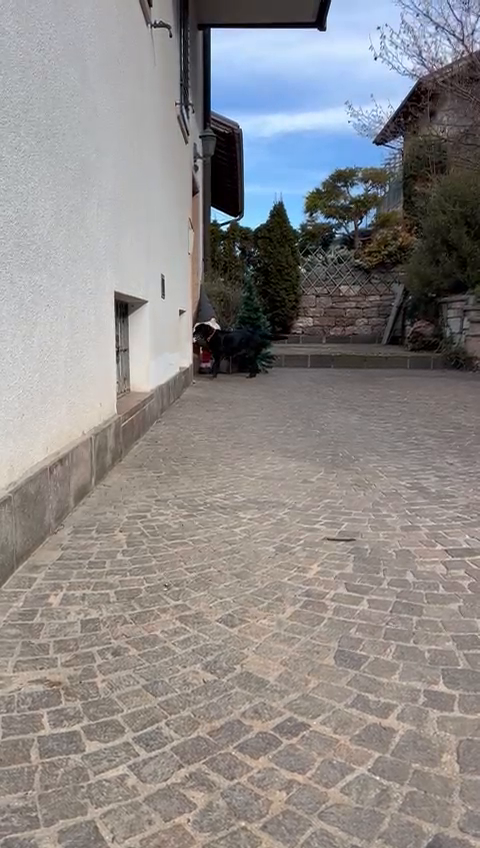
#> input picture frame 23 of Video/Cane.MP4, 480 x 848 px, given in place of Car2.mp4, which was not available
$ python motion.estimation.py
#> lines starting #> are read from the running program, lines starting #| are printed output that depends on the picture; after the words box and inside, x2 and y2 are one past the last pixel; in counts of white or black regions, pixels touching at a corner belong together; pictures that were not available may be replaced by others from this repository, and a replacement may not be noted
#> in test_indirect_compute_global_motion, old_frame is the input picture: shape (848, 480, 3); mean B, G, R 136.3, 137.1, 140.8
import cv2
import numpy as np
import os
from ObjectTracker import ObjectTracker, draw_mask

# GLOBAL MOTION PART
# Combina più immagini in un'unica immagine come un collage.
def stack_images(scale, img_array, rows, cols):

    min_cells = rows * cols

    total_images = len(img_array)
    if total_images > min_cells:
        rows = -(-total_images // cols)

    img_h, img_w, _ = img_array[0].shape
    blank_image = np.ones((img_h, img_w, 3), dtype=np.uint8) * 255

    total_cells = rows * cols
    if total_images < total_cells:
        img_array += [blank_image] * (total_cells - total_images)

    img_h = int(img_h * scale)
    img_w = int(img_w * scale)
    resized_images = [cv2.resize(img, (img_w, img_h)) for img in img_array]

    grid = []
    for r in range(rows):
        row_images = resized_images[r * cols:(r + 1) * cols]
        grid.append(np.hstack(row_images))

    return np.vstack(grid)

def indirect_compute_motion_global(frame1, frame2, output_folder=None, maxPoints=200, maxIteration=5):
    """
    Parameters:
        frame1: first frame
        frame2: second frame
        output_folder: folder for debug images
        maxPoints: number of point on which is computed the global motion
        maxIteration: number of itration to remove the outliers points
    Returns:
        numpy.ndarray: The final homography matrix describe the global motion.
    """
#> called with output_folder = 'Demo/MotionEstimation/Car2/IndirectGM', maxPoints = 300, maxIteration = 5

    print('INDIRECT GLOBAL MOTION COMPUTATION')

    # Convert the frames in grey scale
    frame1_gray = cv2.cvtColor(frame1, cv2.COLOR_BGR2GRAY)
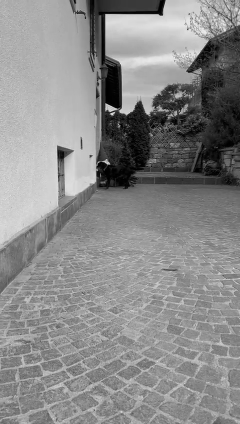
#> frame1_gray: shape (848, 480) (shown at 1/2 size); min 0, max 249, mean 138.2
    frame2_gray = cv2.cvtColor(frame2, cv2.COLOR_BGR2GRAY)

    # Parameters for Lucas-Kanade Optical Flow
    lk_params = dict(winSize=(15, 15), maxLevel=2,
                criteria=(cv2.TERM_CRITERIA_EPS | cv2.TERM_CRITERIA_COUNT, 10, 0.03))


    discarded_mask = np.ones((frame1.shape[0], frame1.shape[1]), dtype=np.uint8) * 255  # Mask to track discarded points, initially, no points are discarded
    missing_points = maxPoints                                        # Number of missing poitn to reach 200 good point on wich compute Global Motion
    valid_old_points = np.empty((0, 2), dtype=np.float32)       # Array to accumulate valid points across iterations
    valid_new_points = np.empty((0, 2), dtype=np.float32)

    if output_folder is not None:
        frame1_valid_points = []

    # Iteration loop to refine the points and keep the total number constant
    for iteration in range(maxIteration):
        if missing_points == 0:
            print(f" - Iteration {iteration}: No missing points, skip this iteration.")
            continue

        # Detect points of interest (Shi-Tomasi Corner Detection)
        points = cv2.goodFeaturesToTrack(frame1_gray, maxCorners=missing_points, mask=discarded_mask, qualityLevel=0.1, minDistance=5, blockSize=5)
        if points is None:
            print(f" - Iteration {iteration}: No points detected, skip this iteration.")
            continue

        # Calculate optical flow with Lucas-Kanade
        new_points, status, error = cv2.calcOpticalFlowPyrLK(frame1_gray, frame2_gray, points, None, **lk_params)

        # Select valid points
        good_new = new_points[status == 1]
        good_old = points[status == 1]

        # Remove outliers good points
        displacements = good_new - good_old                                 # Calculate displacement (motion vector)
        moduli = np.linalg.norm(displacements, axis=1)                      # Calculate the magnitude (modulo)
        directions = np.arctan2(displacements[:, 1], displacements[:, 0])   # Calculate the direction in radians

        median_magnitude = np.median(moduli)                                 # Calculate medians
        median_direction = np.median(directions)

        # Define thresholds for outliers (based on the median and some factor)
        magnitude_threshold = median_magnitude * 4  # Points with magnitude greater than 2 times the median are outliers
        direction_threshold = np.pi / 2             # Points whose direction deviates by more than 45 degrees are outliers

        # Filter out points that are outliers in terms of magnitude or direction
        filtered_old_points = []
        filtered_new_points = []

        for i in range(len(moduli)):
            if abs(moduli[i] - median_magnitude) <= magnitude_threshold and abs(directions[i] - median_direction) <= direction_threshold:
                filtered_old_points.append(good_old[i])
                filtered_new_points.append(good_new[i])
            else:   # Mark the discarded points in the mask, in this way the next iteration will not pick the same points
                x, y = good_old[i].astype(int)      # get coordinates of the discarted poitn
                discarded_mask[y, x] = 0            # update the mask

        filtered_old_points = np.array(filtered_old_points)     # Convert lists to numpy arrays
        filtered_new_points = np.array(filtered_new_points)

        if output_folder is not None:
            frame1_valid_points_t = frame1.copy()

            for point in valid_old_points:
                x, y = point.ravel()
                cv2.circle(frame1_valid_points_t, (int(x), int(y)), 5, (255, 0, 0), -1) #blue

            for point in filtered_old_points:
                x, y = point.ravel()
                cv2.circle(frame1_valid_points_t, (int(x), int(y)), 5, (0, 255, 0), -1) #green

            discarded_indices = np.argwhere(discarded_mask == 0)
            for idx in discarded_indices:
                y, x = idx
                cv2.circle(frame1_valid_points_t, (int(x), int(y)), 5, (0, 0, 255), -1) #reed
            frame1_valid_points.append(frame1_valid_points_t)


        # Merge the valid points from the previous iteration with the filtered points of the current iteration
        valid_old_points = np.vstack((valid_old_points, filtered_old_points)) if valid_old_points.size else filtered_old_points
        valid_new_points = np.vstack((valid_new_points, filtered_new_points)) if valid_new_points.size else filtered_new_points

        missing_points = maxPoints - valid_old_points.shape[0]

        print(f" - Iteration {iteration}, start points: {points.shape[0]}, good points: {good_old.shape[0]}, filtered points: {filtered_old_points.shape[0]}, missing points: {missing_points}, valid points:{valid_old_points.shape[0]}")
#> this loop made 5 passes
#> (median_magnitude, median_direction, magnitude_threshold) on pass 1: (0.702, 1.92, 2.81)
#> discarded_mask: shape (848, 480); every value is 255
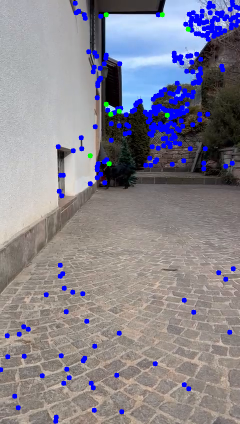
#> frame1_valid_points_t: shape (848, 480, 3) (shown at 1/2 size); mean B, G, R 142.4, 131.5, 135
#> after the loop, frame1_valid_points = 2 items


    # Calculate the homography between the first and second frames
    if len(valid_old_points) >= 4:  # It need at least 4 points to compute homography
        H, _ = cv2.findHomography(valid_old_points, valid_new_points, cv2.RANSAC, 5.0)
#> H = [[0.999, -0.00101, 0.211], [0.000472, 0.999, 0.595], [2.7e-07, -1.56e-06, 1]]
    else:
        raise ValueError("\tError: Unsufficient good points to compute Global Motion")

    if output_folder is not None:
        os.makedirs(output_folder, exist_ok=True)

        # Draw points of interest on the frames for visualization
        frame1_points = frame1.copy()
        for point in valid_old_points:
            x, y = point.ravel()
            cv2.circle(frame1_points, (int(x), int(y)), 5, (255, 0, 0), -1)
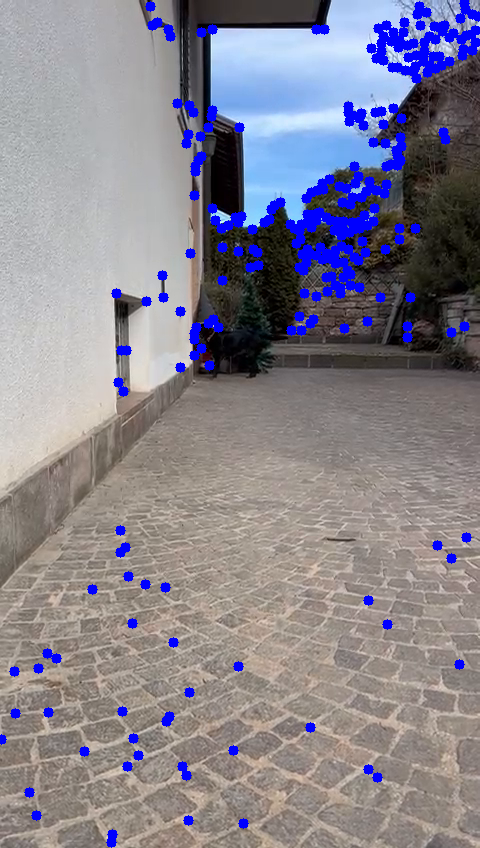
#> frame1_points: shape (848, 480, 3); 5.08% of pixels changed, all inside (x1, y1, x2, y2) = (0, 0, 480, 848)
        frame2_points = frame2.copy()
        for point in valid_new_points:
            x, y = point.ravel()
            cv2.circle(frame2_points, (int(x), int(y)), 5, (0, 255, 0), -1)
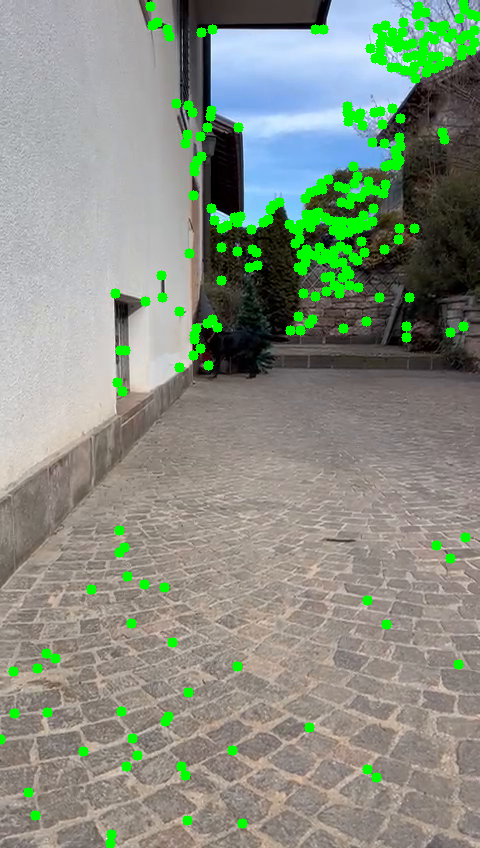
#> frame2_points: shape (848, 480, 3); mean B, G, R 129.4, 143.7, 134.8

        # Create images to visualize global motion
        global_motion = np.ones_like(frame1) * 255          # White background
        white_frame1_point = np.ones_like(frame1) * 255      # White background
        white_frame2_point = np.ones_like(frame2) * 255      # White background

        for (new, old) in zip(valid_new_points, valid_old_points):          # Draw dots and arrows representing global motion
            x_new, y_new = new.ravel()
            x_old, y_old = old.ravel()
            cv2.circle(white_frame1_point, (int(x_old), int(y_old)), 5, (255, 0, 0), -1)
            cv2.circle(global_motion, (int(x_old), int(y_old)), 5, (255, 0, 0), -1)
            cv2.circle(white_frame2_point, (int(x_new), int(y_new)), 5, (0, 255, 0), -1)
            cv2.circle(global_motion, (int(x_new), int(y_new)), 5, (0, 255, 0), -1)
            cv2.arrowedLine(global_motion, (int(x_old), int(y_old)), (int(x_new), int(y_new)), (0, 0, 255), 2)

        aligned_frame2 = cv2.warpPerspective(frame2, H, (frame1.shape[1], frame1.shape[0]))


        # Combina le immagini in collages
        frames_points_collage = stack_images(0.25,
            [frame1, frame1_points, white_frame1_point, frame2, frame2_points, white_frame2_point],
            2,3 )
#> in stack_images, `total_images = len(img_array)`: total_images = 6
#> in stack_images, `img_h = int(img_h * scale)`: img_h = 212
#> in stack_images, `img_w = int(img_w * scale)`: img_w = 120
#> in stack_images, `resized_images = [cv2.resize(img, (img_w, img_h)) for img in img_array]`: resized_images = 6 items
#> after the loop in stack_images, `for r in range(rows):`: grid = 2 items
#> in stack_images, `return np.vstack(grid)`:
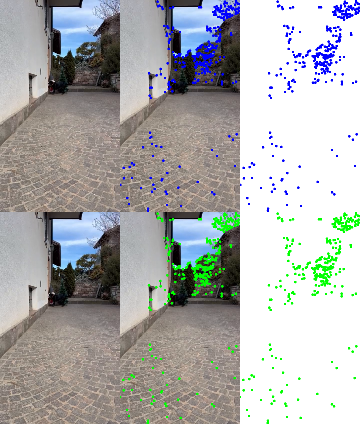
#> returned value: shape (424, 360, 3); mean of channels 0, 1, 2 173.7, 174.4, 172.7; drawn as B, G, R
        frames1_valid_points_collage = stack_images(0.25, frame1_valid_points, 1, 3)
#> call 2 of stack_images, with scale = 0.25, rows = 1, cols = 3
#> in stack_images (call 2), `total_images = len(img_array)`: total_images = 2
#> in stack_images (call 2), `img_array += [blank_image] * (total_cells - total_images)`: img_array = 3 items
#> in stack_images (call 2), `img_h = int(img_h * scale)`: img_h = 212
#> in stack_images (call 2), `img_w = int(img_w * scale)`: img_w = 120
#> in stack_images (call 2), `resized_images = [cv2.resize(img, (img_w, img_h)) for img in img_array]`: resized_images = 3 items
#> after the loop in stack_images (call 2), `for r in range(rows):`: grid = 1 item
#> in stack_images (call 2), `return np.vstack(grid)`:
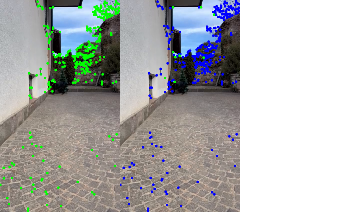
#> returned value: shape (212, 360, 3); mean of channels 0, 1, 2 175.9, 177, 175.2; drawn as B, G, R
        global_motion_collage = stack_images(0.5,
            [white_frame1_point, white_frame2_point, global_motion,], 2, 2
        )
#> call 3 of stack_images, with scale = 0.5, rows = 2, cols = 2
#> in stack_images (call 3), `total_images = len(img_array)`: total_images = 3
#> in stack_images (call 3), `img_array += [blank_image] * (total_cells - total_images)`: img_array = 4 items
#> in stack_images (call 3), `img_h = int(img_h * scale)`: img_h = 424
#> in stack_images (call 3), `img_w = int(img_w * scale)`: img_w = 240
#> in stack_images (call 3), `resized_images = [cv2.resize(img, (img_w, img_h)) for img in img_array]`: resized_images = 4 items
#> after the loop in stack_images (call 3), `for r in range(rows):`: grid = 2 items
#> in stack_images (call 3), `return np.vstack(grid)`:
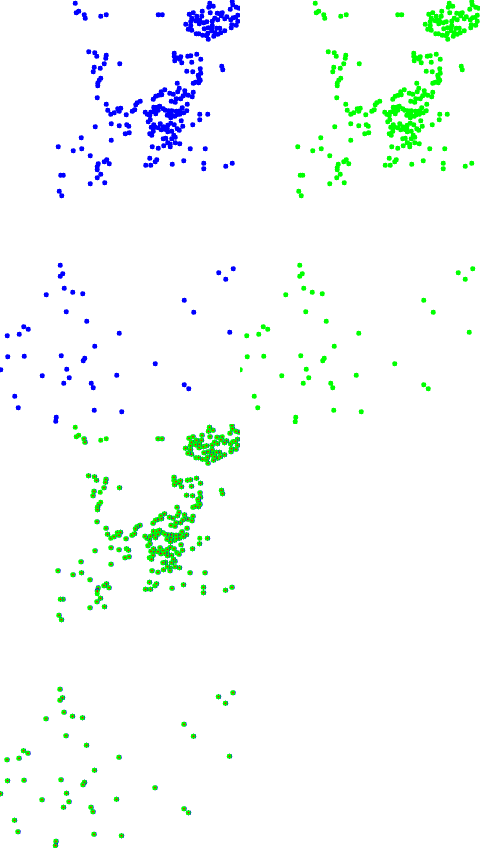
#> returned value: shape (848, 480, 3); mean of channels 0, 1, 2 248.6, 251, 245.3; drawn as B, G, R

        # Salva il collage come immagine in un file
        aligned_frame2_path = os.path.join(output_folder, "aligned_frame2.png")
        frames_points_collage_path = os.path.join(output_folder, "frames-points.png")
        frames1_valid_points_collage_path = os.path.join(output_folder, "iteration_frame1-points.png")
        global_motion_collage_path = os.path.join(output_folder, "global-motion.png")
        cv2.imwrite(aligned_frame2_path, aligned_frame2)
        cv2.imwrite(frames_points_collage_path, frames_points_collage)
        cv2.imwrite(frames1_valid_points_collage_path, frames1_valid_points_collage)
        cv2.imwrite(global_motion_collage_path, global_motion_collage)

    return H
def test_indirect_compute_global_motion():
    # Carica il video
    cap = cv2.VideoCapture('Demo/Video/Car2.mp4')
    output_folder = 'Demo/MotionEstimation/Car2/IndirectGM'
    os.makedirs(output_folder, exist_ok=True)

    # Leggi il primo frame
    ret, old_frame = cap.read()
    if not ret:
        print("Errore nel caricamento del video")
        exit()

    # Leggi il secondo frame
    ret, frame = cap.read()
    if not ret:
        print("Errore nel caricamento del secondo frame")
        cap.release()
        exit()

    H = indirect_compute_motion_global(old_frame, frame, output_folder=output_folder, maxPoints=300 )
    print("Final Homography Matrix:")
    print(H)
#| [[ 9.99193040e-01 -1.00799922e-03  2.10868599e-01]
#|  [ 4.72004342e-04  9.99027491e-01  5.94607396e-01]
#|  [ 2.69815332e-07 -1.56255004e-06  1.00000000e+00]]

    cap.release()
    cv2.destroyAllWindows()


# SPARSE OPTICAL FLOW PART
# Performs object detection of the target class on an image, Returns the boxes founded.
# [173 lines left out: functions process_image, mask_motion_estimation, test_mask_motion_estimation, test_sparse_motion_estimantion_video, not called in this run]


if __name__ == "__main__":
    test_indirect_compute_global_motion()

$ run again, starting later in the video
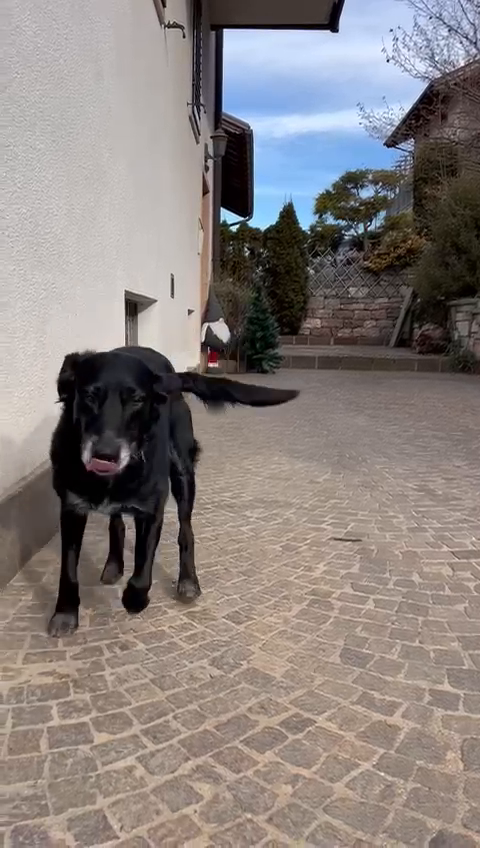
#> input picture frame 104 of Video/Cane.MP4, 480 x 848 px, given in place of Car2.mp4, which was not available
#> in test_indirect_compute_global_motion, old_frame is the input picture: shape (848, 480, 3); mean B, G, R 125.9, 128.8, 137
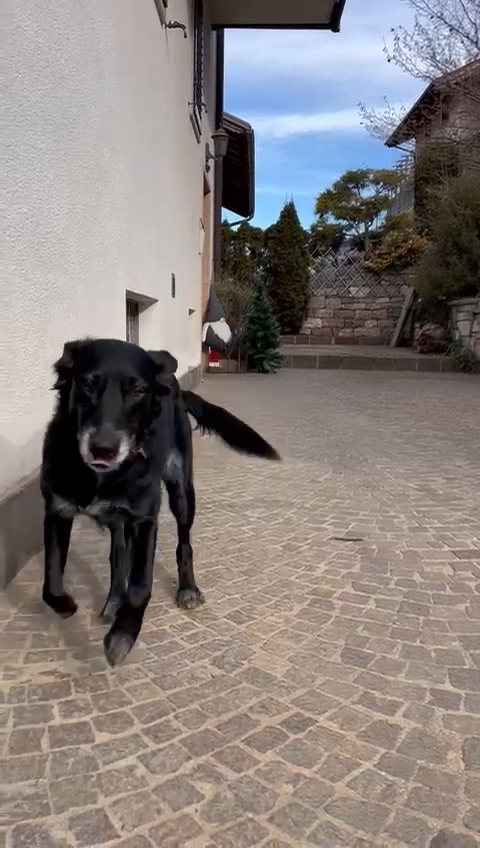
#> input picture frame 105 of Video/Cane.MP4, 480 x 848 px, given in place of Car2.mp4, which was not available
#> in test_indirect_compute_global_motion, frame is the input picture: shape (848, 480, 3); mean B, G, R 124.7, 127.5, 135.5
#> the loop in indirect_compute_motion_global, `for iteration in range(maxIteration):` made 5 passes
#> (median_magnitude, median_direction, magnitude_threshold) on passes 1 to 2: (1.12, -0.303, 4.46), (1.09, -0.345, 4.37)
#> after the loop in indirect_compute_motion_global, `for iteration in range(maxIteration):`: frame1_valid_points = 3 items
#> in indirect_compute_motion_global, `H, _ = cv2.findHomography(valid_old_points, valid_new_points, cv2.RANS..`: H = [[0.998, 0.000637, 1.31], [-0.00061, 1, -0.277], [-5.47e-06, 3.26e-06, 1]]
#> total_images = 6
#> in stack_images, `img_h = int(img_h * scale)`: img_h = 212
#> in stack_images, `img_w = int(img_w * scale)`: img_w = 120
#> resized_images = 6 items
#> after the loop in stack_images, `for r in range(rows):`: grid = 2 items
#> blank_image: shape (848, 480, 3); every value is 255
#> img_array = 4 items
#> in stack_images (call 3), `img_h = int(img_h * scale)`: img_h = 424
#> in stack_images (call 3), `img_w = int(img_w * scale)`: img_w = 240
#> resized_images = 4 items
#> after the loop in stack_images (call 3), `for r in range(rows):`: grid = 2 items
#> in stack_images (call 3), `return np.vstack(grid)`:
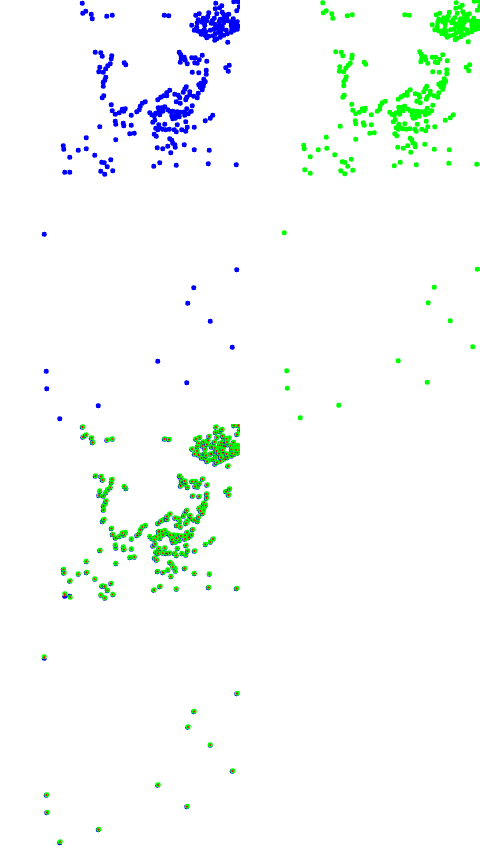
#> returned value: shape (848, 480, 3); mean of channels 0, 1, 2 249.4, 251.3, 246.5; drawn as B, G, R
#| [[ 9.97528462e-01  6.36855762e-04  1.31135170e+00]
#|  [-6.10482057e-04  9.99664386e-01 -2.76993843e-01]
#|  [-5.47009886e-06  3.26354854e-06  1.00000000e+00]]
